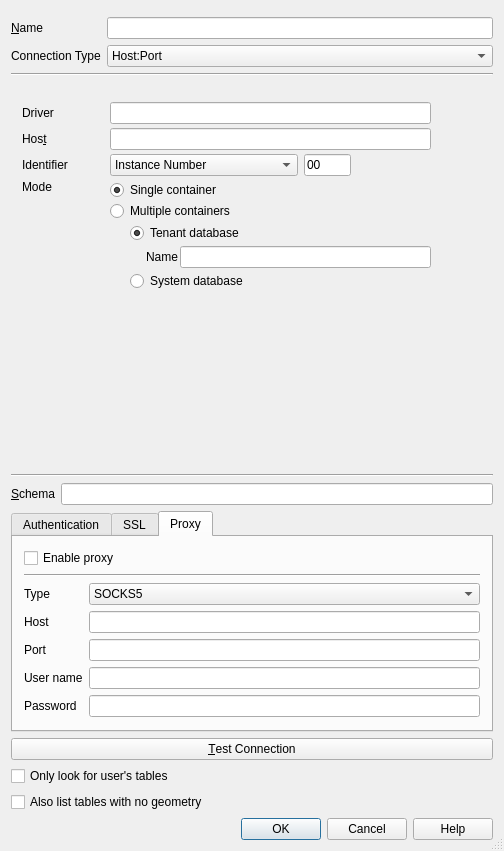
<?xml version="1.0" encoding="UTF-8"?>
<ui version="4.0">
 <class>QgsHanaNewConnectionBase</class>
 <widget class="QDialog" name="QgsHanaNewConnectionBase">
  <property name="geometry">
   <rect>
    <x>0</x>
    <y>0</y>
    <width>504</width>
    <height>851</height>
   </rect>
  </property>
  <property name="sizePolicy">
   <sizepolicy hsizetype="Preferred" vsizetype="Preferred">
    <horstretch>0</horstretch>
    <verstretch>0</verstretch>
   </sizepolicy>
  </property>
  <property name="maximumSize">
   <size>
    <width>4000</width>
    <height>6000</height>
   </size>
  </property>
  <property name="windowTitle">
   <string>Create a New SAP HANA Connection</string>
  </property>
  <property name="sizeGripEnabled">
   <bool>true</bool>
  </property>
  <property name="modal">
   <bool>true</bool>
  </property>
  <layout class="QVBoxLayout" name="verticalLayout_2">
   <item>
    <widget class="QgsMessageBar" name="bar" native="true"/>
   </item>
   <item>
    <layout class="QFormLayout" name="frmMain">
     <item row="1" column="0">
      <widget class="QLabel" name="lblConnectionType">
       <property name="text">
        <string>Connection Type</string>
       </property>
      </widget>
     </item>
     <item row="0" column="0">
      <widget class="QLabel" name="lblName">
       <property name="text">
        <string>&amp;Name</string>
       </property>
       <property name="buddy">
        <cstring>txtName</cstring>
       </property>
      </widget>
     </item>
     <item row="0" column="1">
      <widget class="QLineEdit" name="txtName">
       <property name="toolTip">
        <string>Name of the new connection</string>
       </property>
      </widget>
     </item>
     <item row="1" column="1">
      <widget class="QComboBox" name="cmbConnectionType">
       <item>
        <property name="text">
         <string>Host:Port</string>
        </property>
       </item>
       <item>
        <property name="text">
         <string>Data Source Name (DSN)</string>
        </property>
       </item>
      </widget>
     </item>
    </layout>
   </item>
   <item>
    <widget class="Line" name="line_2">
     <property name="orientation">
      <enum>Qt::Horizontal</enum>
     </property>
    </widget>
   </item>
   <item>
    <widget class="QStackedWidget" name="swConnectionControls">
     <property name="enabled">
      <bool>true</bool>
     </property>
     <property name="sizePolicy">
      <sizepolicy hsizetype="Preferred" vsizetype="Preferred">
       <horstretch>0</horstretch>
       <verstretch>1</verstretch>
      </sizepolicy>
     </property>
     <property name="minimumSize">
      <size>
       <width>0</width>
       <height>0</height>
      </size>
     </property>
     <property name="maximumSize">
      <size>
       <width>16777215</width>
       <height>16777215</height>
      </size>
     </property>
     <property name="currentIndex">
      <number>0</number>
     </property>
     <widget class="QWidget" name="pageHostPort">
      <property name="enabled">
       <bool>true</bool>
      </property>
      <property name="sizePolicy">
       <sizepolicy hsizetype="Preferred" vsizetype="Preferred">
        <horstretch>1</horstretch>
        <verstretch>1</verstretch>
       </sizepolicy>
      </property>
      <property name="minimumSize">
       <size>
        <width>0</width>
        <height>0</height>
       </size>
      </property>
      <property name="autoFillBackground">
       <bool>false</bool>
      </property>
      <widget class="QWidget" name="layoutWidget">
       <property name="geometry">
        <rect>
         <x>0</x>
         <y>0</y>
         <width>421</width>
         <height>220</height>
        </rect>
       </property>
       <layout class="QGridLayout" name="grdConnectionSettings" rowstretch="1,0,0,0,0">
        <property name="sizeConstraint">
         <enum>QLayout::SetNoConstraint</enum>
        </property>
        <property name="topMargin">
         <number>0</number>
        </property>
        <property name="rightMargin">
         <number>1</number>
        </property>
        <property name="horizontalSpacing">
         <number>6</number>
        </property>
        <property name="verticalSpacing">
         <number>4</number>
        </property>
        <item row="4" column="1">
         <widget class="QFrame" name="frmMode">
          <property name="sizePolicy">
           <sizepolicy hsizetype="Preferred" vsizetype="Preferred">
            <horstretch>0</horstretch>
            <verstretch>1</verstretch>
           </sizepolicy>
          </property>
          <property name="minimumSize">
           <size>
            <width>0</width>
            <height>0</height>
           </size>
          </property>
          <property name="maximumSize">
           <size>
            <width>16777215</width>
            <height>16777215</height>
           </size>
          </property>
          <property name="frameShape">
           <enum>QFrame::NoFrame</enum>
          </property>
          <property name="frameShadow">
           <enum>QFrame::Raised</enum>
          </property>
          <layout class="QVBoxLayout" name="verticalLayout_5">
           <property name="spacing">
            <number>1</number>
           </property>
           <property name="leftMargin">
            <number>0</number>
           </property>
           <property name="topMargin">
            <number>0</number>
           </property>
           <property name="rightMargin">
            <number>0</number>
           </property>
           <property name="bottomMargin">
            <number>0</number>
           </property>
           <item>
            <widget class="QRadioButton" name="rbtnSingleContainer">
             <property name="sizePolicy">
              <sizepolicy hsizetype="Minimum" vsizetype="Fixed">
               <horstretch>0</horstretch>
               <verstretch>0</verstretch>
              </sizepolicy>
             </property>
             <property name="text">
              <string>Single container</string>
             </property>
             <property name="checked">
              <bool>true</bool>
             </property>
             <attribute name="buttonGroup">
              <string notr="true">buttonGroup</string>
             </attribute>
            </widget>
           </item>
           <item>
            <widget class="QFrame" name="frmMultipleContainers">
             <property name="sizePolicy">
              <sizepolicy hsizetype="Preferred" vsizetype="Preferred">
               <horstretch>0</horstretch>
               <verstretch>0</verstretch>
              </sizepolicy>
             </property>
             <property name="frameShape">
              <enum>QFrame::NoFrame</enum>
             </property>
             <property name="frameShadow">
              <enum>QFrame::Raised</enum>
             </property>
             <property name="lineWidth">
              <number>0</number>
             </property>
             <layout class="QVBoxLayout" name="verticalLayout_6">
              <property name="spacing">
               <number>2</number>
              </property>
              <property name="leftMargin">
               <number>0</number>
              </property>
              <property name="topMargin">
               <number>0</number>
              </property>
              <property name="rightMargin">
               <number>0</number>
              </property>
              <property name="bottomMargin">
               <number>0</number>
              </property>
              <item>
               <widget class="QRadioButton" name="rbtnMultipleContainers">
                <property name="enabled">
                 <bool>true</bool>
                </property>
                <property name="sizePolicy">
                 <sizepolicy hsizetype="Expanding" vsizetype="Preferred">
                  <horstretch>0</horstretch>
                  <verstretch>0</verstretch>
                 </sizepolicy>
                </property>
                <property name="text">
                 <string>Multiple containers</string>
                </property>
                <attribute name="buttonGroup">
                 <string notr="true">buttonGroup</string>
                </attribute>
               </widget>
              </item>
              <item>
               <widget class="QFrame" name="frmMultitenantSettings">
                <property name="enabled">
                 <bool>true</bool>
                </property>
                <property name="sizePolicy">
                 <sizepolicy hsizetype="Expanding" vsizetype="Fixed">
                  <horstretch>0</horstretch>
                  <verstretch>0</verstretch>
                 </sizepolicy>
                </property>
                <property name="frameShape">
                 <enum>QFrame::NoFrame</enum>
                </property>
                <property name="frameShadow">
                 <enum>QFrame::Plain</enum>
                </property>
                <layout class="QFormLayout" name="formLayout">
                 <property name="horizontalSpacing">
                  <number>0</number>
                 </property>
                 <property name="verticalSpacing">
                  <number>3</number>
                 </property>
                 <property name="leftMargin">
                  <number>20</number>
                 </property>
                 <property name="topMargin">
                  <number>0</number>
                 </property>
                 <property name="rightMargin">
                  <number>0</number>
                 </property>
                 <property name="bottomMargin">
                  <number>0</number>
                 </property>
                 <item row="0" column="0" colspan="2">
                  <widget class="QRadioButton" name="rbtnTenantDatabase">
                   <property name="enabled">
                    <bool>true</bool>
                   </property>
                   <property name="text">
                    <string>Tenant database</string>
                   </property>
                   <property name="checked">
                    <bool>true</bool>
                   </property>
                   <attribute name="buttonGroup">
                    <string notr="true">buttonGroup_2</string>
                   </attribute>
                  </widget>
                 </item>
                 <item row="1" column="1">
                  <widget class="QFrame" name="frame">
                   <property name="frameShape">
                    <enum>QFrame::NoFrame</enum>
                   </property>
                   <property name="frameShadow">
                    <enum>QFrame::Raised</enum>
                   </property>
                   <layout class="QFormLayout" name="formLayout_4">
                    <property name="horizontalSpacing">
                     <number>2</number>
                    </property>
                    <property name="verticalSpacing">
                     <number>2</number>
                    </property>
                    <property name="leftMargin">
                     <number>16</number>
                    </property>
                    <property name="topMargin">
                     <number>0</number>
                    </property>
                    <property name="rightMargin">
                     <number>0</number>
                    </property>
                    <property name="bottomMargin">
                     <number>0</number>
                    </property>
                    <item row="0" column="0">
                     <widget class="QLabel" name="lblTenantDatabaseName">
                      <property name="enabled">
                       <bool>true</bool>
                      </property>
                      <property name="text">
                       <string>Name</string>
                      </property>
                      <property name="buddy">
                       <cstring>txtDriver</cstring>
                      </property>
                     </widget>
                    </item>
                    <item row="0" column="1">
                     <widget class="QLineEdit" name="txtTenantDatabaseName">
                      <property name="enabled">
                       <bool>true</bool>
                      </property>
                      <property name="alignment">
                       <set>Qt::AlignLeading|Qt::AlignLeft|Qt::AlignVCenter</set>
                      </property>
                     </widget>
                    </item>
                   </layout>
                  </widget>
                 </item>
                 <item row="3" column="0" colspan="2">
                  <widget class="QRadioButton" name="rbtnSystemDatabase">
                   <property name="enabled">
                    <bool>true</bool>
                   </property>
                   <property name="text">
                    <string>System database</string>
                   </property>
                   <attribute name="buttonGroup">
                    <string notr="true">buttonGroup_2</string>
                   </attribute>
                  </widget>
                 </item>
                </layout>
               </widget>
              </item>
             </layout>
            </widget>
           </item>
          </layout>
         </widget>
        </item>
        <item row="2" column="1">
         <widget class="QLineEdit" name="txtHost">
          <property name="sizePolicy">
           <sizepolicy hsizetype="Preferred" vsizetype="Fixed">
            <horstretch>0</horstretch>
            <verstretch>0</verstretch>
           </sizepolicy>
          </property>
         </widget>
        </item>
        <item row="2" column="0">
         <widget class="QLabel" name="lblHost">
          <property name="text">
           <string>Hos&amp;t</string>
          </property>
          <property name="buddy">
           <cstring>txtHost</cstring>
          </property>
         </widget>
        </item>
        <item row="3" column="0">
         <widget class="QLabel" name="lbIdentifier">
          <property name="sizePolicy">
           <sizepolicy hsizetype="Preferred" vsizetype="Preferred">
            <horstretch>0</horstretch>
            <verstretch>1</verstretch>
           </sizepolicy>
          </property>
          <property name="maximumSize">
           <size>
            <width>16777215</width>
            <height>16777215</height>
           </size>
          </property>
          <property name="text">
           <string>Identifier</string>
          </property>
         </widget>
        </item>
        <item row="1" column="1">
         <widget class="QLineEdit" name="txtDriver">
          <property name="sizePolicy">
           <sizepolicy hsizetype="Preferred" vsizetype="Fixed">
            <horstretch>0</horstretch>
            <verstretch>0</verstretch>
           </sizepolicy>
          </property>
         </widget>
        </item>
        <item row="4" column="0">
         <widget class="QLabel" name="lblMode">
          <property name="minimumSize">
           <size>
            <width>82</width>
            <height>100</height>
           </size>
          </property>
          <property name="maximumSize">
           <size>
            <width>16777215</width>
            <height>16777215</height>
           </size>
          </property>
          <property name="text">
           <string>Mode</string>
          </property>
          <property name="alignment">
           <set>Qt::AlignLeading|Qt::AlignLeft|Qt::AlignTop</set>
          </property>
         </widget>
        </item>
        <item row="3" column="1">
         <layout class="QGridLayout" name="gridLayout" columnstretch="4,1,0" columnminimumwidth="100,20,0">
          <item row="0" column="0">
           <widget class="QComboBox" name="cmbIdentifierType">
            <property name="sizePolicy">
             <sizepolicy hsizetype="Preferred" vsizetype="Preferred">
              <horstretch>1</horstretch>
              <verstretch>1</verstretch>
             </sizepolicy>
            </property>
            <property name="maximumSize">
             <size>
              <width>400</width>
              <height>16777215</height>
             </size>
            </property>
            <item>
             <property name="text">
              <string>Instance Number</string>
             </property>
            </item>
            <item>
             <property name="text">
              <string>Port Number</string>
             </property>
            </item>
           </widget>
          </item>
          <item row="0" column="1">
           <widget class="QLineEdit" name="txtIdentifier">
            <property name="sizePolicy">
             <sizepolicy hsizetype="Preferred" vsizetype="Preferred">
              <horstretch>1</horstretch>
              <verstretch>1</verstretch>
             </sizepolicy>
            </property>
            <property name="minimumSize">
             <size>
              <width>0</width>
              <height>0</height>
             </size>
            </property>
            <property name="maximumSize">
             <size>
              <width>120</width>
              <height>16777215</height>
             </size>
            </property>
            <property name="text">
             <string>00</string>
            </property>
            <property name="maxLength">
             <number>5</number>
            </property>
           </widget>
          </item>
          <item row="0" column="2">
           <spacer name="horizontalSpacer">
            <property name="orientation">
             <enum>Qt::Horizontal</enum>
            </property>
            <property name="sizeHint" stdset="0">
             <size>
              <width>80</width>
              <height>20</height>
             </size>
            </property>
           </spacer>
          </item>
         </layout>
        </item>
        <item row="1" column="0">
         <widget class="QLabel" name="lblDriver">
          <property name="text">
           <string>Driver</string>
          </property>
          <property name="buddy">
           <cstring>txtDriver</cstring>
          </property>
         </widget>
        </item>
       </layout>
      </widget>
     </widget>
     <widget class="QWidget" name="pageDsn">
      <property name="sizePolicy">
       <sizepolicy hsizetype="Preferred" vsizetype="Preferred">
        <horstretch>0</horstretch>
        <verstretch>1</verstretch>
       </sizepolicy>
      </property>
      <widget class="QWidget" name="formLayoutWidget">
       <property name="geometry">
        <rect>
         <x>0</x>
         <y>0</y>
         <width>421</width>
         <height>58</height>
        </rect>
       </property>
       <layout class="QFormLayout" name="frmDsn">
        <property name="topMargin">
         <number>1</number>
        </property>
        <property name="rightMargin">
         <number>1</number>
        </property>
        <item row="0" column="0">
         <widget class="QLabel" name="lblDsn">
          <property name="sizePolicy">
           <sizepolicy hsizetype="Fixed" vsizetype="Preferred">
            <horstretch>0</horstretch>
            <verstretch>0</verstretch>
           </sizepolicy>
          </property>
          <property name="text">
           <string>DSN                        </string>
          </property>
         </widget>
        </item>
        <item row="0" column="1">
         <widget class="QComboBox" name="cmbDsn"/>
        </item>
       </layout>
      </widget>
     </widget>
    </widget>
   </item>
   <item>
    <widget class="Line" name="line_3">
     <property name="enabled">
      <bool>true</bool>
     </property>
     <property name="orientation">
      <enum>Qt::Horizontal</enum>
     </property>
    </widget>
   </item>
   <item>
    <layout class="QHBoxLayout" name="horizontalLayout">
     <item>
      <widget class="QLabel" name="lblSchema">
       <property name="text">
        <string>&amp;Schema</string>
       </property>
       <property name="buddy">
        <cstring>txtSchema</cstring>
       </property>
      </widget>
     </item>
     <item>
      <widget class="QLineEdit" name="txtSchema">
       <property name="sizePolicy">
        <sizepolicy hsizetype="Expanding" vsizetype="Preferred">
         <horstretch>0</horstretch>
         <verstretch>0</verstretch>
        </sizepolicy>
       </property>
      </widget>
     </item>
    </layout>
   </item>
   <item>
    <widget class="QTabWidget" name="tabAdditionalSettings">
     <property name="sizePolicy">
      <sizepolicy hsizetype="Preferred" vsizetype="Preferred">
       <horstretch>0</horstretch>
       <verstretch>0</verstretch>
      </sizepolicy>
     </property>
     <property name="autoFillBackground">
      <bool>false</bool>
     </property>
     <property name="currentIndex">
      <number>2</number>
     </property>
     <widget class="QWidget" name="tbpAuthentication">
      <property name="whatsThis">
       <string>&lt;html&gt;&lt;head/&gt;&lt;body&gt;&lt;p&gt;&lt;br/&gt;&lt;/p&gt;&lt;/body&gt;&lt;/html&gt;</string>
      </property>
      <attribute name="title">
       <string>Authentication</string>
      </attribute>
      <layout class="QVBoxLayout" name="verticalLayout_3">
       <item>
        <widget class="QgsAuthSettingsWidget" name="mAuthSettings" native="true">
         <property name="autoFillBackground">
          <bool>false</bool>
         </property>
        </widget>
       </item>
      </layout>
     </widget>
     <widget class="QWidget" name="tbpSSLSettings">
      <attribute name="title">
       <string>SSL</string>
      </attribute>
      <layout class="QVBoxLayout" name="verticalLayout_4">
       <item>
        <widget class="QCheckBox" name="chkEnableSSL">
         <property name="text">
          <string>Enable TLS/SSL encryption</string>
         </property>
        </widget>
       </item>
       <item>
        <widget class="Line" name="line">
         <property name="orientation">
          <enum>Qt::Horizontal</enum>
         </property>
        </widget>
       </item>
       <item>
        <layout class="QFormLayout" name="frmLayoutSSL">
         <item row="0" column="0">
          <widget class="QLabel" name="lblCryptoProvider">
           <property name="text">
            <string>Provider</string>
           </property>
          </widget>
         </item>
         <item row="0" column="1">
          <widget class="QComboBox" name="cbxCryptoProvider"/>
         </item>
         <item row="1" column="0">
          <widget class="QCheckBox" name="chkValidateCertificate">
           <property name="toolTip">
            <string>Restrict the displayed tables to those that are in the layer registries.</string>
           </property>
           <property name="whatsThis">
            <string>Restricts the displayed tables to those that are found in the layer registries (geometry_columns, geography_columns, topology.layer). This can speed up the initial display of spatial tables.</string>
           </property>
           <property name="text">
            <string>Validate SSL certificate</string>
           </property>
          </widget>
         </item>
         <item row="2" column="0">
          <widget class="QLabel" name="lblOverrideHostName">
           <property name="text">
            <string>Override host name in the certificate</string>
           </property>
          </widget>
         </item>
         <item row="2" column="1">
          <widget class="QLineEdit" name="txtOverrideHostName"/>
         </item>
         <item row="3" column="0">
          <widget class="QLabel" name="lblKeyStore">
           <property name="text">
            <string>Keystore file with private key</string>
           </property>
          </widget>
         </item>
         <item row="4" column="0">
          <widget class="QLabel" name="lblTrustStore">
           <property name="text">
            <string>Trust store file with public key</string>
           </property>
          </widget>
         </item>
         <item row="3" column="1">
          <widget class="QLineEdit" name="txtKeyStore"/>
         </item>
         <item row="4" column="1">
          <widget class="QLineEdit" name="txtTrustStore"/>
         </item>
        </layout>
       </item>
      </layout>
     </widget>
     <widget class="QWidget" name="tbpProxySettings">
      <property name="sizePolicy">
       <sizepolicy hsizetype="Preferred" vsizetype="Preferred">
        <horstretch>0</horstretch>
        <verstretch>0</verstretch>
       </sizepolicy>
      </property>
      <attribute name="title">
       <string>Proxy</string>
      </attribute>
      <layout class="QVBoxLayout" name="verticalLayout_7">
       <item>
        <widget class="QCheckBox" name="chkEnableProxy">
         <property name="text">
          <string>Enable proxy</string>
         </property>
        </widget>
       </item>
       <item>
        <widget class="Line" name="line_5">
         <property name="orientation">
          <enum>Qt::Horizontal</enum>
         </property>
        </widget>
       </item>
       <item>
        <layout class="QFormLayout" name="frmLayoutProxy">
         <item row="0" column="0">
          <widget class="QLabel" name="lblProxyType">
           <property name="text">
            <string>Type</string>
           </property>
          </widget>
         </item>
         <item row="0" column="1">
          <widget class="QComboBox" name="cmbProxyType">
           <property name="currentIndex">
            <number>1</number>
           </property>
           <item>
            <property name="text">
             <string>HTTP</string>
            </property>
           </item>
           <item>
            <property name="text">
             <string>SOCKS5</string>
            </property>
           </item>
          </widget>
         </item>
         <item row="1" column="0">
          <widget class="QLabel" name="lblProxyHost">
           <property name="text">
            <string>Host</string>
           </property>
          </widget>
         </item>
         <item row="1" column="1">
          <widget class="QLineEdit" name="txtProxyHost">
           <property name="sizePolicy">
            <sizepolicy hsizetype="Preferred" vsizetype="Fixed">
             <horstretch>0</horstretch>
             <verstretch>0</verstretch>
            </sizepolicy>
           </property>
          </widget>
         </item>
         <item row="2" column="0">
          <widget class="QLabel" name="lblProxyPort">
           <property name="text">
            <string>Port</string>
           </property>
          </widget>
         </item>
         <item row="2" column="1">
          <widget class="QLineEdit" name="txtProxyPort">
           <property name="sizePolicy">
            <sizepolicy hsizetype="Preferred" vsizetype="Fixed">
             <horstretch>0</horstretch>
             <verstretch>0</verstretch>
            </sizepolicy>
           </property>
          </widget>
         </item>
         <item row="3" column="0">
          <widget class="QLabel" name="lblProxyUsername">
           <property name="text">
            <string>User name</string>
           </property>
          </widget>
         </item>
         <item row="3" column="1">
          <widget class="QLineEdit" name="txtProxyUsername">
           <property name="sizePolicy">
            <sizepolicy hsizetype="Preferred" vsizetype="Fixed">
             <horstretch>0</horstretch>
             <verstretch>0</verstretch>
            </sizepolicy>
           </property>
          </widget>
         </item>
         <item row="4" column="0">
          <widget class="QLabel" name="lblProxyPassword">
           <property name="text">
            <string>Password</string>
           </property>
          </widget>
         </item>
         <item row="4" column="1">
          <widget class="QLineEdit" name="txtProxyPassword">
           <property name="sizePolicy">
            <sizepolicy hsizetype="Preferred" vsizetype="Fixed">
             <horstretch>0</horstretch>
             <verstretch>0</verstretch>
            </sizepolicy>
           </property>
           <property name="echoMode">
            <enum>QLineEdit::Password</enum>
           </property>
          </widget>
         </item>
        </layout>
       </item>
      </layout>
     </widget>
    </widget>
   </item>
   <item>
    <widget class="QPushButton" name="btnConnect">
     <property name="text">
      <string>&amp;Test Connection</string>
     </property>
    </widget>
   </item>
   <item>
    <widget class="QCheckBox" name="chkUserTablesOnly">
     <property name="toolTip">
      <string>Restrict the displayed tables to those that are in the layer registries.</string>
     </property>
     <property name="whatsThis">
      <string>Restricts the displayed tables to those that are found in the layer registries (geometry_columns, geography_columns, topology.layer). This can speed up the initial display of spatial tables.</string>
     </property>
     <property name="text">
      <string>Only look for user's tables</string>
     </property>
    </widget>
   </item>
   <item>
    <widget class="QCheckBox" name="chkAllowGeometrylessTables">
     <property name="text">
      <string>Also list tables with no geometry</string>
     </property>
     <property name="checked">
      <bool>false</bool>
     </property>
    </widget>
   </item>
   <item>
    <spacer name="verticalSpacer">
     <property name="orientation">
      <enum>Qt::Vertical</enum>
     </property>
     <property name="sizeType">
      <enum>QSizePolicy::Expanding</enum>
     </property>
     <property name="sizeHint" stdset="0">
      <size>
       <width>20</width>
       <height>0</height>
      </size>
     </property>
    </spacer>
   </item>
   <item>
    <widget class="QDialogButtonBox" name="buttonBox">
     <property name="standardButtons">
      <set>QDialogButtonBox::Cancel|QDialogButtonBox::Help|QDialogButtonBox::Ok</set>
     </property>
    </widget>
   </item>
  </layout>
 </widget>
 <layoutdefault spacing="6" margin="11"/>
 <customwidgets>
  <customwidget>
   <class>QgsMessageBar</class>
   <extends>QWidget</extends>
   <header>qgsmessagebar.h</header>
   <container>1</container>
  </customwidget>
  <customwidget>
   <class>QgsAuthSettingsWidget</class>
   <extends>QWidget</extends>
   <header>qgsauthsettingswidget.h</header>
   <container>1</container>
  </customwidget>
 </customwidgets>
 <tabstops>
  <tabstop>txtName</tabstop>
  <tabstop>cmbConnectionType</tabstop>
  <tabstop>txtDriver</tabstop>
  <tabstop>txtHost</tabstop>
  <tabstop>cmbIdentifierType</tabstop>
  <tabstop>txtIdentifier</tabstop>
  <tabstop>rbtnSingleContainer</tabstop>
  <tabstop>rbtnMultipleContainers</tabstop>
  <tabstop>rbtnTenantDatabase</tabstop>
  <tabstop>txtTenantDatabaseName</tabstop>
  <tabstop>rbtnSystemDatabase</tabstop>
  <tabstop>cmbDsn</tabstop>
  <tabstop>txtSchema</tabstop>
  <tabstop>tabAdditionalSettings</tabstop>
  <tabstop>chkEnableSSL</tabstop>
  <tabstop>cbxCryptoProvider</tabstop>
  <tabstop>chkValidateCertificate</tabstop>
  <tabstop>txtOverrideHostName</tabstop>
  <tabstop>txtKeyStore</tabstop>
  <tabstop>txtTrustStore</tabstop>
  <tabstop>chkEnableProxy</tabstop>
  <tabstop>cmbProxyType</tabstop>
  <tabstop>txtProxyHost</tabstop>
  <tabstop>txtProxyPort</tabstop>
  <tabstop>txtProxyUsername</tabstop>
  <tabstop>txtProxyPassword</tabstop>
  <tabstop>btnConnect</tabstop>
  <tabstop>chkUserTablesOnly</tabstop>
  <tabstop>chkAllowGeometrylessTables</tabstop>
 </tabstops>
 <resources/>
 <connections>
  <connection>
   <sender>buttonBox</sender>
   <signal>rejected()</signal>
   <receiver>QgsHanaNewConnectionBase</receiver>
   <slot>reject()</slot>
   <hints>
    <hint type="sourcelabel">
     <x>322</x>
     <y>611</y>
    </hint>
    <hint type="destinationlabel">
     <x>450</x>
     <y>312</y>
    </hint>
   </hints>
  </connection>
  <connection>
   <sender>buttonBox</sender>
   <signal>accepted()</signal>
   <receiver>QgsHanaNewConnectionBase</receiver>
   <slot>accept()</slot>
   <hints>
    <hint type="sourcelabel">
     <x>404</x>
     <y>611</y>
    </hint>
    <hint type="destinationlabel">
     <x>450</x>
     <y>287</y>
    </hint>
   </hints>
  </connection>
 </connections>
 <buttongroups>
  <buttongroup name="buttonGroup_2"/>
  <buttongroup name="buttonGroup"/>
 </buttongroups>
</ui>
